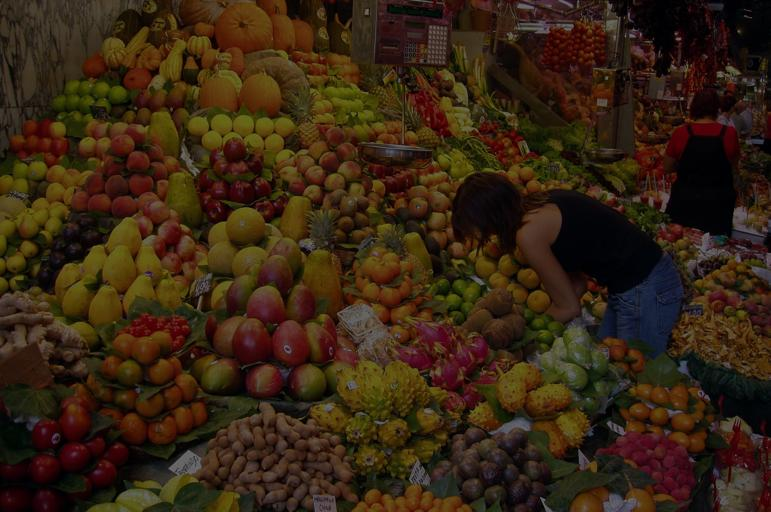
%> input picture Ex9/fruits.jpg, 771 x 512 px
$ octave Exercise9.m   (GNU Octave 9; MATLAB toolbox functions it lacks are replaced by stand-ins)
%> lines starting %> are read from the running program, lines starting %| are printed output that depends on the picture; in (x1, y1, x2, y2) boxes, pixels count from 0 and x2, y2 are one past the last pixel; in counts of white or black regions, pixels touching at a corner belong together; the program's own positions count from 1
### Ex9/intensityeq.m
function [J] = intensityeq(I)
    hsvimg=rgb2hsv(I);
    hchannel=hsvimg(:,:,1);
    schannel=hsvimg(:,:,2);
    vchannel=histeq(hsvimg(:,:,3)); % only apply histeq to value (v) component of hsv image
    K=cat(3,hchannel,schannel,vchannel);
    J=hsv2rgb(K);
end


### Ex9/Exercise9.m
%% 1. Histogram Equalization for Color Images

clear all;
%load two imgs
I1=imread('fruits.jpg');
%> I1 is the input picture: size 512x771x3 uint8; mean R, G, B 54.7, 36.6, 18.1
I2=imread('festia.jpg');
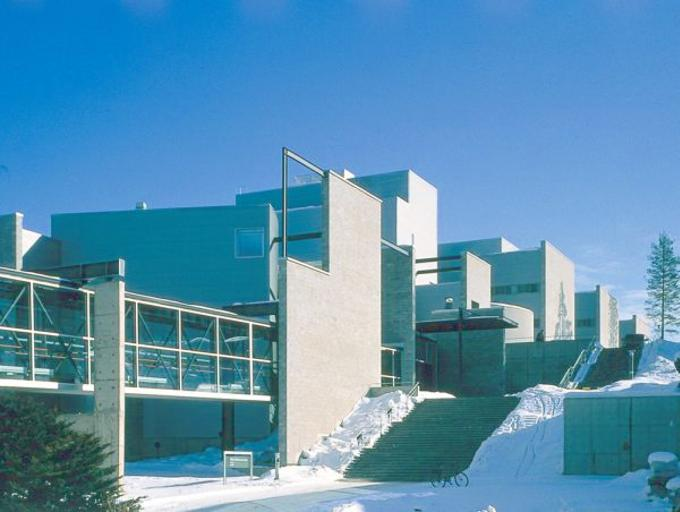
%> input picture Ex9/festia.jpg, 680 x 512 px
%> I2 is the input picture: size 512x680x3 uint8; mean R, G, B 88.6, 145.2, 178.2

%apply histeq function independently on each of R, G, and B components
I1R=histeq(I1(:,:,1));
I1G=histeq(I1(:,:,2));
I1B=histeq(I1(:,:,3));
I11=cat(3,I1R,I1G,I1B);

I2R=histeq(I2(:,:,1));
I2G=histeq(I2(:,:,2));
I2B=histeq(I2(:,:,3));
I21=cat(3,I2R,I2G,I2B);

%using intensityeq function
J1=intensityeq(I1);
%> in intensityeq, `hsvimg=rgb2hsv(I);`: hsvimg: size 512x771x3 double; mean H, S, V 0.211, 0.697, 0.218
%> in intensityeq, `K=cat(3,hchannel,schannel,vchannel);`: K: size 512x771x3 double; mean H, S, V 0.211, 0.697, 0.497
J2=intensityeq(I2);
%> in intensityeq (call 2), `hsvimg=rgb2hsv(I);`: hsvimg: size 512x680x3 double; mean H, S, V 0.515, 0.528, 0.705
%> in intensityeq (call 2), `K=cat(3,hchannel,schannel,vchannel);`: K: size 512x680x3 double; mean H, S, V 0.515, 0.528, 0.498
%> in intensityeq (call 2), `J=hsv2rgb(K);`:
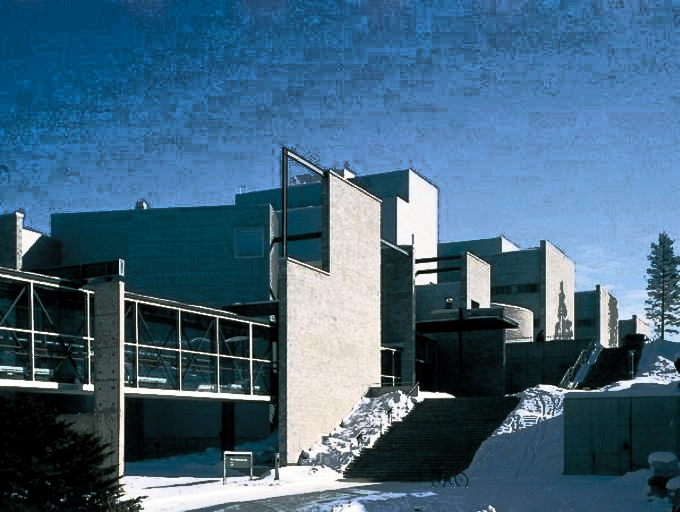
%> J: size 512x680x3 double; mean R, G, B 0.267, 0.399, 0.494

%plot
figure;
subplot(2,3,1);imshow(I1);title('Original');
subplot(2,3,2);imshow(I11);title('histeq');
subplot(2,3,3);imshow(J1);title('HSV histeq');
subplot(2,3,4);imshow(I2);title('Original');
subplot(2,3,5);imshow(I21);title('histeq');
subplot(2,3,6);imshow(J2);title('HSV histeq');

% Applying histogram equalization to rgb color space leads to inappropriate
% changes in the image color balance as Equalization involves intensity values of the image,
% not the color components
% histeq needs to be applied such that intensity values are equalized without disturbing
% the color balance of the image
% So,if the image is first converted to another color space, like HSV color
% space,(which separates intensity values from color components)
% then the histeq algo can be applied to the value channel without resulting in
% changes to the hue and saturation of the image.
%% 2. Object Extraction

clear all
I = imread('lake.jpg');
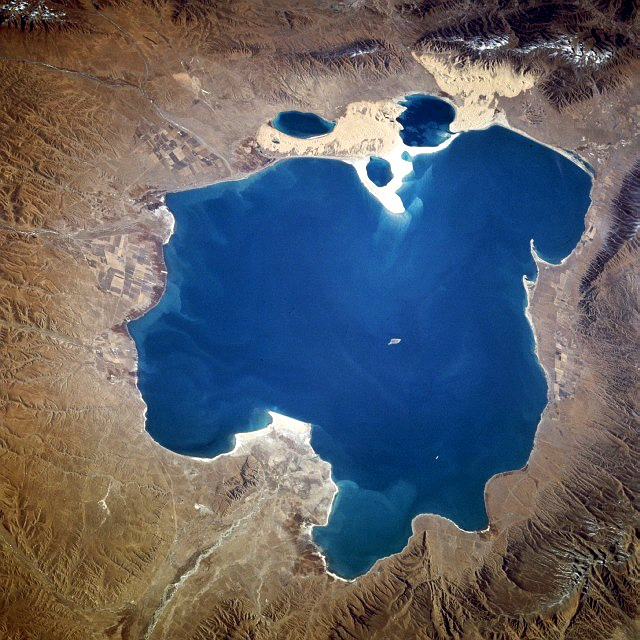
%> input picture Ex9/lake.jpg, 640 x 640 px
%> I is the input picture: size 640x640x3 uint8; mean R, G, B 92.6, 95.6, 103.5
I1 = rgb2hsv(I); %change the color space
%> I1: size 640x640x3 double; mean H, S, V 0.313, 0.51, 0.505
level=graythresh(I1); % to get normalized intensity values that lies in range [0,1]
%> level = 0.404
% used before converting intensity image to binary image

bw = im2bw(I1,level); % to get the binary image
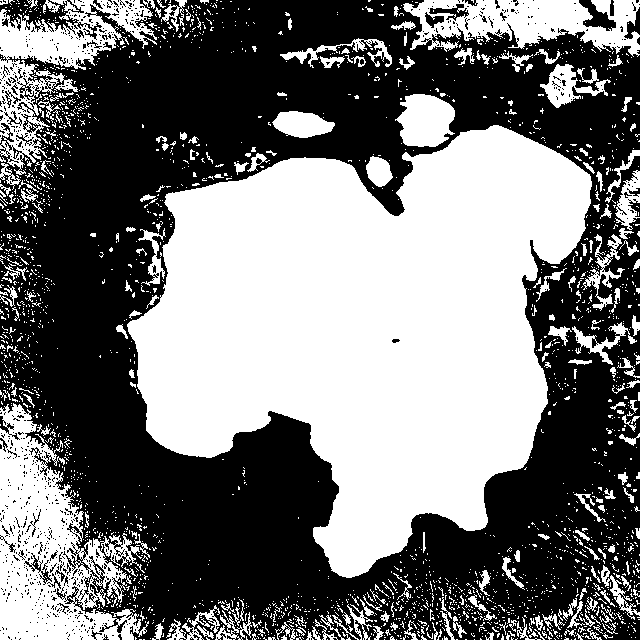
%> bw: size 640x640 logical; 46.4% white; 2312 white regions (2083 under 20 px), largest, box (x1, y1, x2, y2) and area: (127, 125, 592, 578) 128106, (0, 403, 149, 640) 16764, (0, 0, 157, 175) 8521

[L,num] = bwlabel(bw); % to get a matrix L, containing labels for connected components
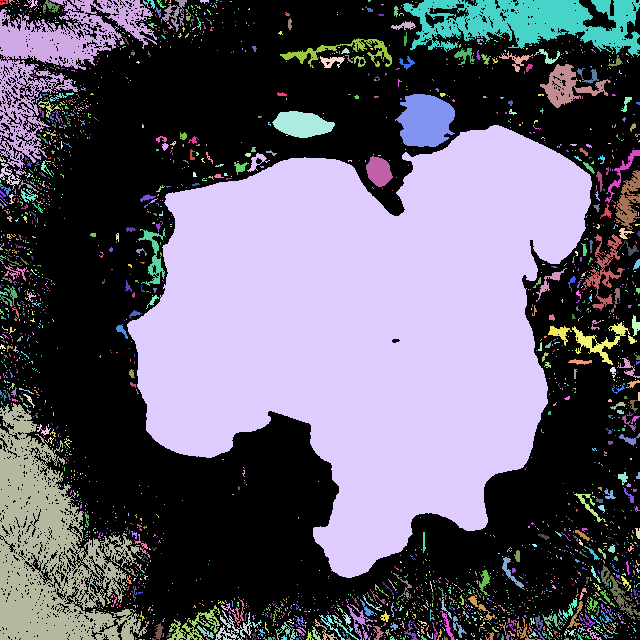
%> L: size 640x640 double; 2313 distinct labels, from 0 to 2312; one colour per label, 0 black
%> num = 2312
% 0->background, 1->represent 1 object, 2->represent second object

% to store total number of pixels of each object
matrix = zeros(1,num);
for i = 1 : num
    matrix(i) = length(find(L(:) == i));
end
%> after the loop, matrix = 2312 values, max 128106 at index 716, min 1 at index 10, mean 82.15
% find the object with maximum pixels
[a, idx] = max(matrix);
%> a = 128106; idx = 716

% find the target object->biggest lake
bw1 = (L==idx);
%> bw1: size 640x640 logical; 31.3% white; 1 white region, box (x1, y1, x2, y2) and area: (127, 125, 592, 578) 128106

% construct the pixels
d11=repmat(bw1(:), 1, 3);
d1=reshape(d11,size(I));
d2=uint8(d1).*I;
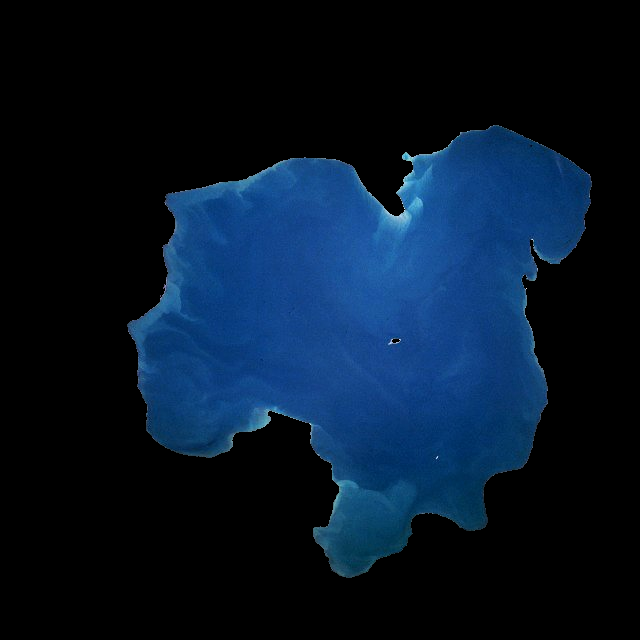
%> d2: size 640x640x3 uint8; mean R, G, B 5.7, 22, 40.5

figure;
imshow(I);
title('original image');
figure;
imshow(bw);
title('binary image');
figure;
imshow(uint8(L));
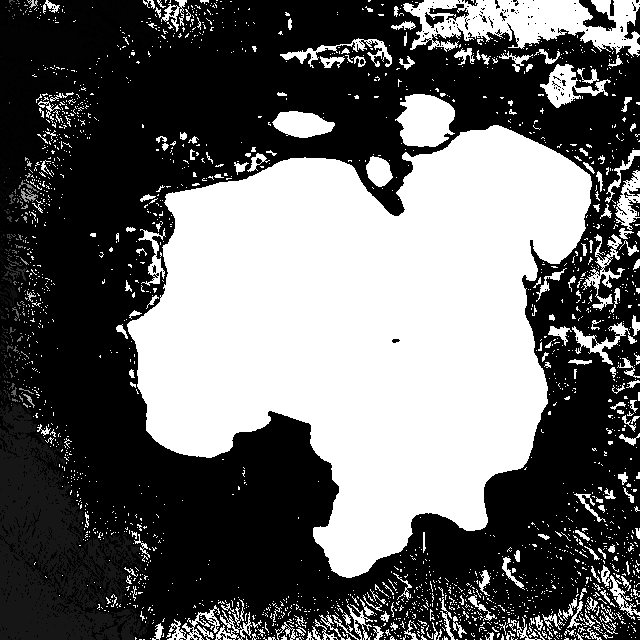
%> displayed picture: size 640x640, on the screen's scale of 0 to 255; min 0, max 255, mean 102.7
title('labeled image');
figure;
imshow(d2);
title('extracted object');
%%
